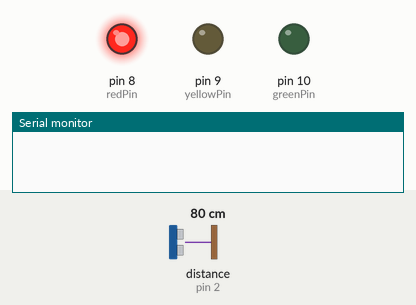
Simulated run of this sketch. Board: Arduino Uno, built with avr-gcc and run on an emulated ATmega328P. On the bench: output pins drawn as LEDs (lit = HIGH), the last lines printed to the serial monitor. The inputs (shaded band) are chosen by the test bench; at power-on: distance to the obstacle (sensor on pin 2) 80 cm. The echo pulse lasts 58.3 µs per cm.

Above: at 1.2 s.
1.3 s: distance to the obstacle (sensor on pin 2) set to 39 cm
2.8 s: distance to the obstacle (sensor on pin 2) set to 33 cm
At 3.5 s:
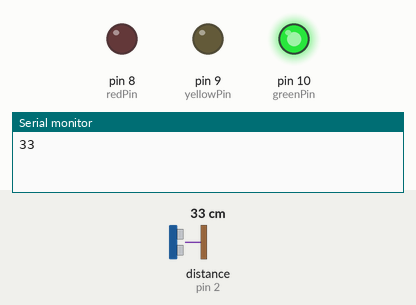
4.3 s: distance to the obstacle (sensor on pin 2) set to 16 cm
5.8 s: distance to the obstacle (sensor on pin 2) set to 13 cm
At 7.0 s:
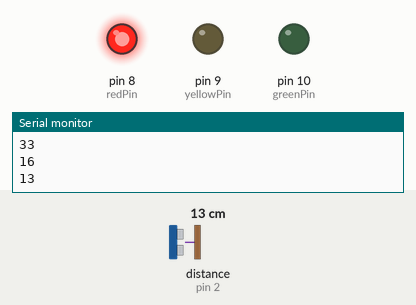
7.3 s: distance to the obstacle (sensor on pin 2) set to 18 cm
At 7.9 s:
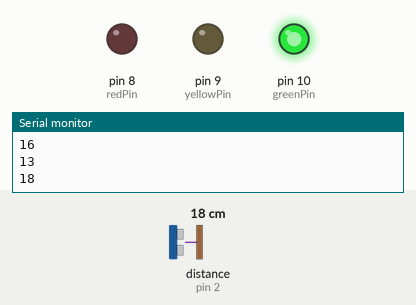
Timing chart, 0 to 9.8 s (numbered marks = the images above; inputs shaded):
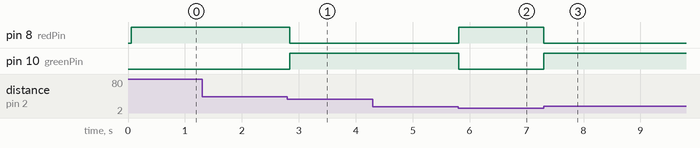

Measured:
- the behaviour switches between 36 and 35 cm on distance to the obstacle (sensor on pin 2) (found by bisection; images 0 and 1)
- the behaviour switches between 15 and 14 cm on distance to the obstacle (sensor on pin 2) (found by bisection; images 1 and 2)
- after the input at 1.3 s, every drawn part: stays the same
- after the input at 2.8 s, pin 8 (redPin): HIGH → LOW at once; pin 10 (greenPin): LOW → HIGH at once
- after the input at 5.8 s, pin 8 (redPin): LOW → HIGH at once; pin 10 (greenPin): HIGH → LOW at once
- after the input at 7.3 s, pin 8 (redPin): HIGH → LOW at once; pin 10 (greenPin): LOW → HIGH at once

The sketch:

Culminating_sketch.ino
```cpp
#include <NewPing.h>

#define TRIGGER_PIN  3
#define ECHO_PIN     2
#define MAX_DISTANCE 35
unsigned distance = 0;
unsigned OldDistance = 0;
int redPin = 8;
int yellowPin = 9;
int greenPin = 10;

NewPing sonar(TRIGGER_PIN, ECHO_PIN, MAX_DISTANCE);


void setup() {
  Serial.begin(9600);
  pinMode(redPin, OUTPUT);
  pinMode(yellowPin, OUTPUT);
  pinMode(greenPin, OUTPUT);
}

void loop() {
  delay(50);
  distance = sonar.ping_cm();

  //sent the value only if it's a new value
  if (OldDistance != distance) {
    Serial.println(distance);
    digitalWrite(yellowPin, LOW);
  }
  if (distance < 15) {
      digitalWrite(redPin, HIGH);
      digitalWrite(greenPin, LOW);
    }
    if (distance == OldDistance + 1 || distance == OldDistance - 1) {
      digitalWrite(yellowPin, HIGH);
    }
    if (distance > 15) {
      digitalWrite(greenPin, HIGH);
      digitalWrite(redPin, LOW);
    }

    OldDistance = distance;

}
```
